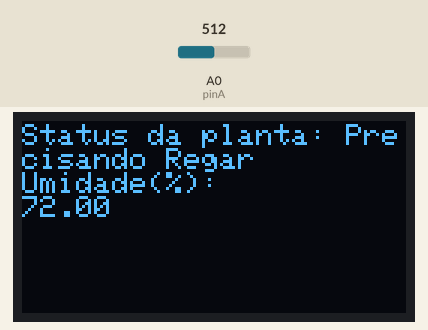
Bench run of a sketch on a simulated Arduino Uno, built with avr-gcc and run on an emulated ATmega328P. Shown: 128×64 one-colour display. Inputs (shaded band) come from the test bench; at power-on: A0 (pinA) = 512.

Above: at 1.2 s.
1.3 s: A0 (pinA) set to 493
At 1.84 s:
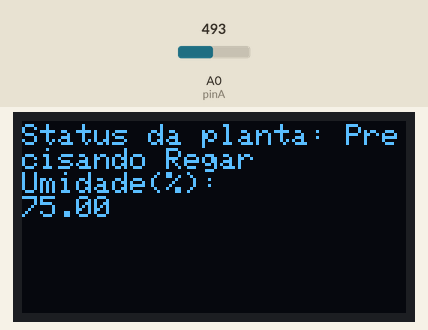
3.1 s: A0 (pinA) set to 470
At 3.45 s:
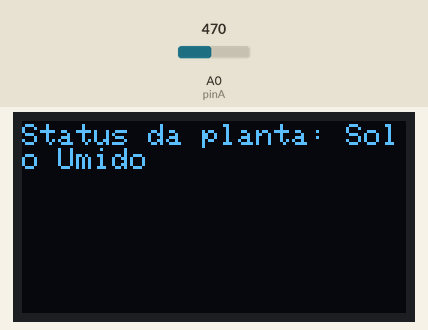
5.7 s: A0 (pinA) set to 327
At 6.33 s:
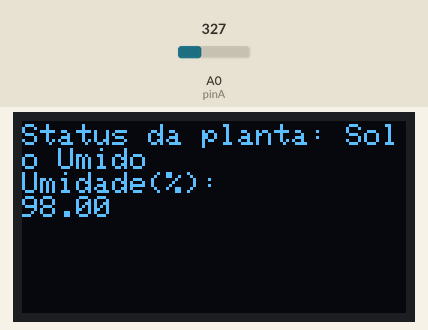
7.6 s: A0 (pinA) set to 292
At 8.6 s:
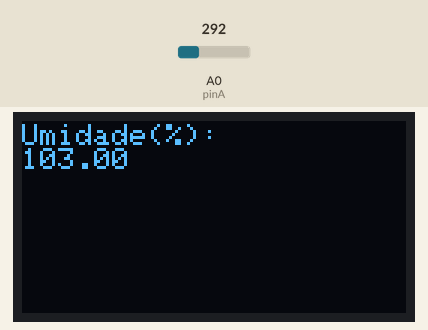
9.1 s: A0 (pinA) set to 900
At 9.3 s:
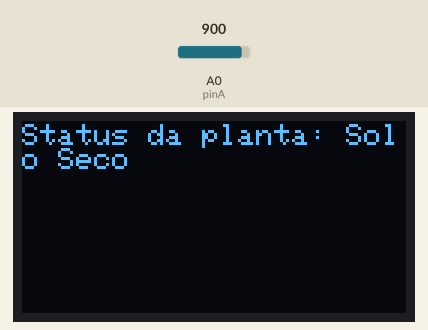
11.6 s: A0 (pinA) set to 853
At 12.17 s:
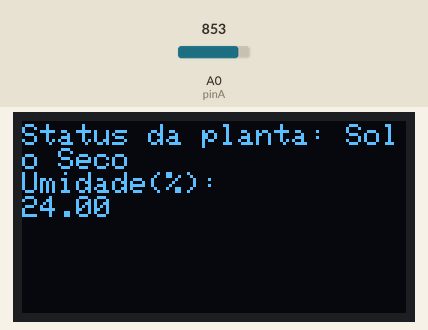
13.5 s: A0 (pinA) set to 830
Timing chart, 0 to 16.4 s (numbered marks = the images above; inputs shaded):
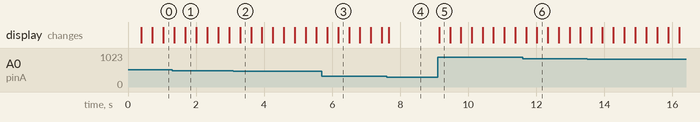

The sketch:

vaso_iot.ino
```cpp
// Sistema de monitoramento da planta;

#include <stdlib.h>
#include <SPI.h>
#include <Wire.h>
#include <Adafruit_GFX.h>
#include <Adafruit_SSD1306.h>

#define pinA A0 // Porta analógica que será utilizada (A0)
#define OLED_RESET 4
//#define SCREEN_WIDTH 128
//#define SCREEN_HEIGHT 64

Adafruit_SSD1306 OLED(OLED_RESET);

float umidade;
float porcenUmidade;

void setup() {
  Serial.begin(9600);
  Wire.begin();
  OLED.begin(SSD1306_SWITCHCAPVCC, 0X3C);
  pinMode(pinA, INPUT);
}

int GetUmidade(){
  umidade = analogRead(pinA); // Entrada analogica para pegar valor da umidade
  porcenUmidade = map(umidade, 1024.0, 316.0, 0.0, 100.0); // Define a umidade em porcentagem
  return porcenUmidade;
}

void header(){
  umidade = GetUmidade();
  OLED.clearDisplay();
  OLED.setTextSize(1);
  OLED.setTextColor(WHITE);
  OLED.setCursor(0, 1);

  // Retorna Status sobre o solo
  if (porcenUmidade >= 0.0 && porcenUmidade <= 25.0){
    OLED.println("Status da planta: Solo Seco");
    OLED.display();
  } else if (porcenUmidade > 25.0 && porcenUmidade <= 75.0){
    OLED.println("Status da planta: Precisando Regar");
    OLED.display();
  } else if (porcenUmidade > 75.0 && porcenUmidade <= 100.0){
    OLED.println("Status da planta: Solo Umido");
    OLED.display();
  }

}

void loop() {
  umidade = GetUmidade();

  // Configurações de exibição do display
  OLED.clearDisplay();
  OLED.setTextSize(1);
  OLED.setTextColor(WHITE);
  OLED.setCursor(0, 10);

  header();

  OLED.println("Umidade(%): ");
  OLED.print( umidade );
  OLED.display();
}
```

Measured:
- the behaviour switches between 486 and 485 on A0 (pinA) (found by bisection; images 1 and 2)
- the behaviour switches between 309 and 308 on A0 (pinA) (found by bisection; images 3 and 4)
- after the input at 1.3 s, the display: first differs from a run without the input after 0.38 s (image 1)
- after the input at 3.1 s, the display: changes after 0.20 s (image 2)
- after the input at 5.7 s, the display: first differs from a run without the input after 0.48 s (image 3)
- after the input at 7.6 s, the display: changes after 0.06 s (image 4)
- after the input at 9.1 s, the display: changes after 0.05 s (image 5)
- after the input at 11.6 s, the display: first differs from a run without the input after 0.42 s (image 6)
